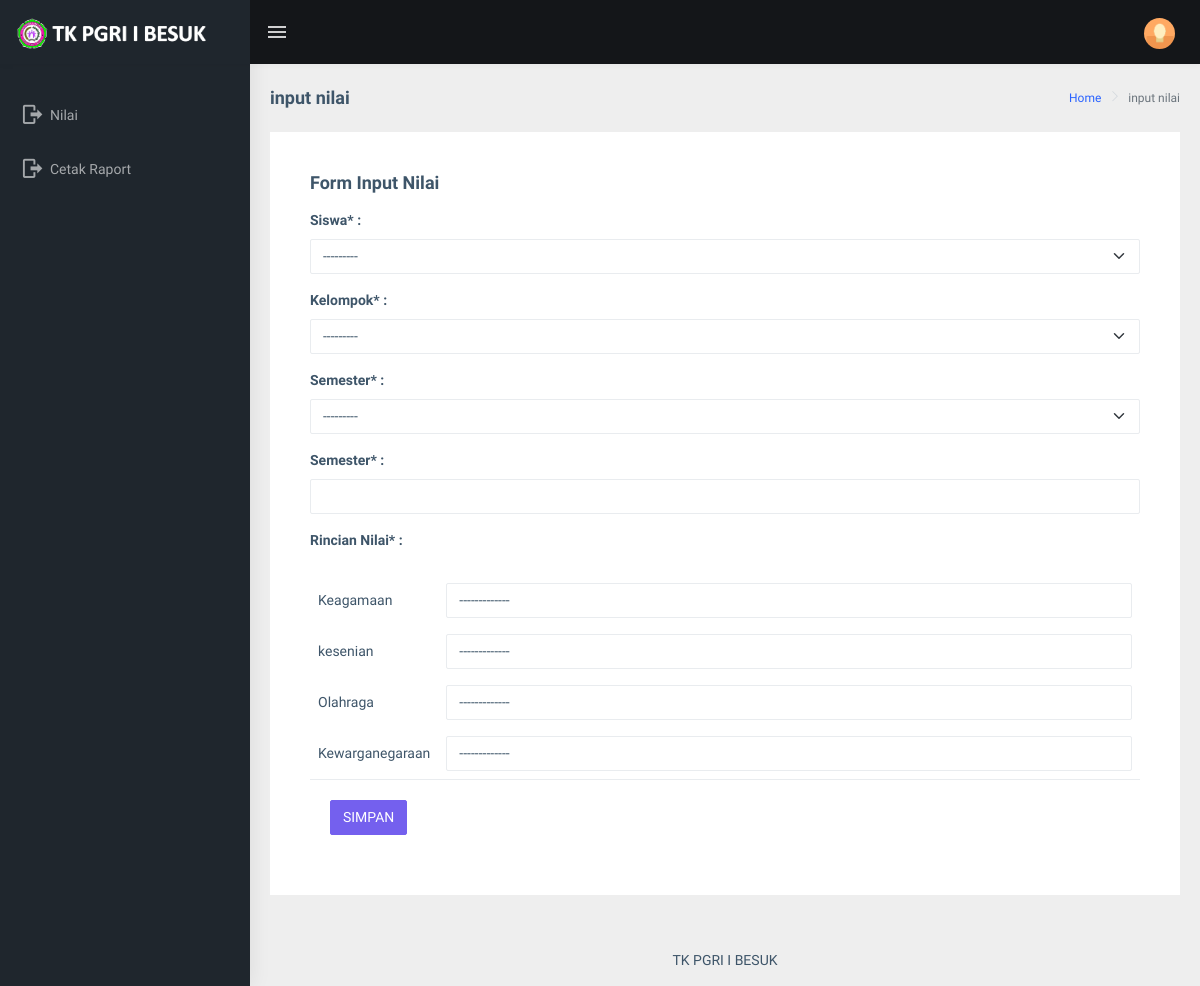
Screenshot of /tambahnilai/ (signed in) with the database file from the repository.
### digital/models.py (models this page shows)
class Mapel(models.Model):
    kode_mapel = models.CharField(max_length=200, unique =True, null=True)
    nama_mapel = models.CharField(max_length=200, blank=True, null=True)
    def __str__(self):
        return self.nama_mapel
    class Meta:
        verbose_name_plural = "Mapel"

### digital/decorators.py (the view)
        def perubahan_halaman(request, *args, **kwargs):
            group = None
            if request.user.groups.exists():
                group = request.user.groups.all()[0].name
            if group in yang_diizinkan :
                return fungsi_awal(request, *args, **kwargs)
            if group == 'guru':
                return redirect('nilai')
            else:
                return HttpResponse('<h2><center>Anda Tidak Diijinkan Ke Tampilan ini</center></h2>')

### digital/forms.py
class NilaiForm(ModelForm):
    class Meta:
        model = Nilai
        fields = '__all__'
        widgets = {
            'siswa' : forms.Select(attrs={'class': 'form-select'}),
            'kelompok' : forms.Select(attrs={'class': 'form-select'}),
            'semester': forms.Select(attrs={'class': 'form-select'}),
            'tahun_ajaran': forms.TextInput(attrs={'class': 'form-control'}),
            'rincian_nilai' : forms.Select(attrs={'class': 'form-select'}),
        }
        labels = {
            'siswa' : 'Siswa',
            'kelompok' : 'Kelompok',
            'semester' : 'Semester',
            'tahun_pelajaran' : 'Tahun Pelajaran',
            'rincian_nilai' : 'Rincian Nilai',
        }

### digital/models.py (called while the page is built)
    def __str__(self):
        return self.nama

### digital/views.py (called while the page is built, shortened)
@login_required(login_url='login')
@ijinkan_pengguna(yang_diizinkan=['guru'])
def inputNilai(request):
    formnilai = NilaiForm()
    formmapel = Mapel.objects.all()
    formrinci = RincianNilai.objects.all()
    context = {
        'menu' : 'input nilai',
        'page' : 'Halaman input nilai',
        'form': formnilai,
        'mapel' : formmapel,
        'nilai' : formrinci
    }
    return render(request,'data/inputnilai.html', context)

### digital/templates/data/inputnilai.html (shortened to what this page needs)
{% extends "base.html" %}
{% load static %}
{% load crispy_forms_tags %}
{% block content %}
        <div class="page-wrapper">
            <div class="page-breadcrumb">
                <div class="row">
                    <div class="col-12 d-flex no-block align-items-center">
                        <h4 class="page-title">{{menu}}</h4>
                        <div class="ms-auto text-end">
                            <nav aria-label="breadcrumb">
                                <ol class="breadcrumb">
                                    <li class="breadcrumb-item"><a href="#">Home</a></li>
                                    <li class="breadcrumb-item active" aria-current="page">{{menu}}</li>
                                </ol>
                            </nav>
                        </div>
                    </div>
                </div>
            </div>
            <div class="container-fluid">
                 <div class="col-12">
                 <div class="card">
                            <div class="card-body">
                            <form class="form-horizontal" action="" method="POST">
                                <div class="card-body">
                                    <h4 class="card-title">Form Input Nilai</h4>
                                    <div class="form-group mt-3">
                                        <label>Siswa* : </label>
                                        {{ form.siswa }}
                                    </div>
                                    <div class="form-group mt-3">
                                        <label>Kelompok* : </label>
                                        {{ form.kelompok }}
                                    </div>
                                    <div class="form-group mt-3">
                                        <label>Semester* : </label>
                                        {{ form.semester }}
                                    </div>
                                    <div class="form-group mt-3">
                                        <label>Semester* : </label>
                                        {{ form.tahun_ajaran }}
                                    </div>
                                    <div class="form-group mt-3">
                                        <label>Rincian Nilai* : </label>
                                    </div>
                                    <table style="width: 100%;" cellpadding="8">
                                        {% for m in mapel %}
                                        <tr>
                                            <td style="width: 10%;">{{ m.nama_mapel }}</td>
                                            <td style="width: 90%;">
                                                <select class="form-control" name="rincian_nilai_{{ forloop.counter }}" id="id_rincian_nilai" required>
                                                    <option selected>-------------</option>
                                                </select>
                                            </td>
                                        </tr>
                                        {%endfor%}
                                    </table>
                                 <div class="border-top">
                                    <div class="card-body">
                                        <button type="submit" class="btn btn-primary">SIMPAN</button>
                                    </div>
                                </div>
                                </div>
                            </form>
                            </div>
                        </div>
                 </div>
            </div>
{% endblock content %}

### rows the page displays
Mapel: nama_mapel "Keagamaan"
Mapel: nama_mapel "kesenian"
Mapel: nama_mapel "Olahraga"
Mapel: nama_mapel "Kewarganegaraan"

### other values shown
{{ menu }} "input nilai"
